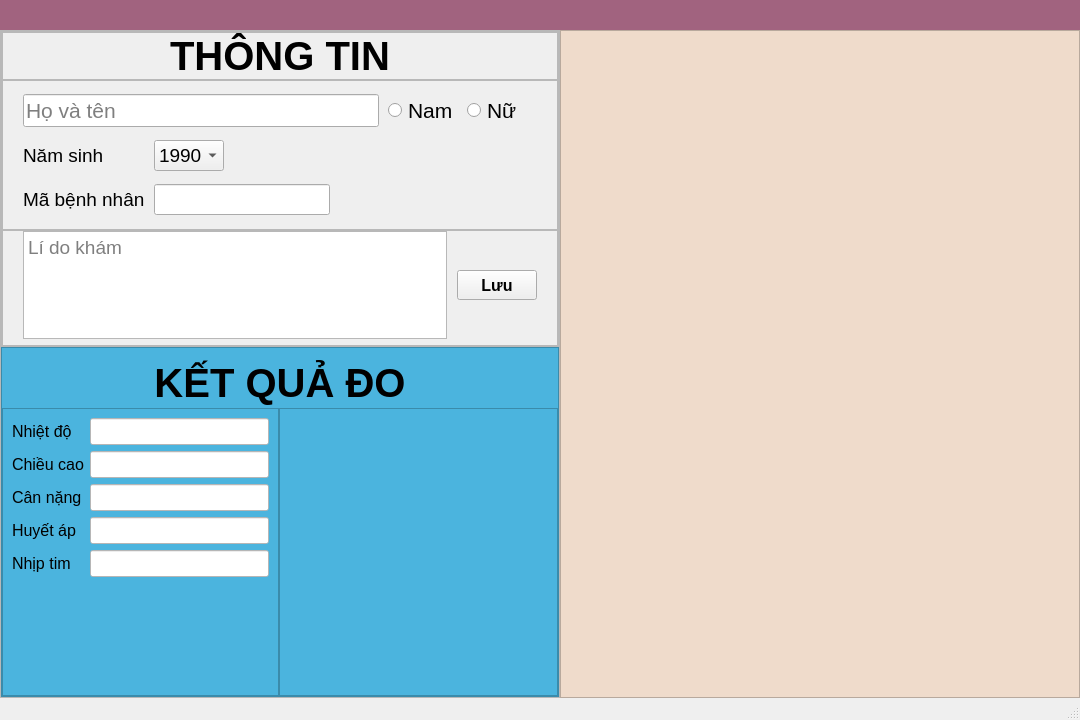
<?xml version="1.0" encoding="UTF-8"?>
<ui version="4.0">
 <class>MainWindow</class>
 <widget class="QMainWindow" name="MainWindow">
  <property name="geometry">
   <rect>
    <x>0</x>
    <y>0</y>
    <width>1080</width>
    <height>720</height>
   </rect>
  </property>
  <property name="windowTitle">
   <string>MainWindow</string>
  </property>
  <widget class="QWidget" name="centralwidget">
   <layout class="QVBoxLayout" name="verticalLayout">
    <property name="spacing">
     <number>0</number>
    </property>
    <property name="leftMargin">
     <number>0</number>
    </property>
    <property name="topMargin">
     <number>0</number>
    </property>
    <property name="rightMargin">
     <number>0</number>
    </property>
    <property name="bottomMargin">
     <number>0</number>
    </property>
    <item>
     <widget class="QFrame" name="frame">
      <property name="minimumSize">
       <size>
        <width>0</width>
        <height>30</height>
       </size>
      </property>
      <property name="maximumSize">
       <size>
        <width>16777215</width>
        <height>40</height>
       </size>
      </property>
      <property name="styleSheet">
       <string notr="true">background-color: rgb(161, 99, 127);</string>
      </property>
      <property name="frameShape">
       <enum>QFrame::NoFrame</enum>
      </property>
      <property name="frameShadow">
       <enum>QFrame::Raised</enum>
      </property>
     </widget>
    </item>
    <item>
     <widget class="QFrame" name="frame_2">
      <property name="frameShape">
       <enum>QFrame::NoFrame</enum>
      </property>
      <property name="frameShadow">
       <enum>QFrame::Raised</enum>
      </property>
      <layout class="QHBoxLayout" name="horizontalLayout">
       <property name="spacing">
        <number>0</number>
       </property>
       <property name="leftMargin">
        <number>0</number>
       </property>
       <property name="topMargin">
        <number>0</number>
       </property>
       <property name="rightMargin">
        <number>0</number>
       </property>
       <property name="bottomMargin">
        <number>0</number>
       </property>
       <item>
        <widget class="QFrame" name="info_present">
         <property name="frameShape">
          <enum>QFrame::StyledPanel</enum>
         </property>
         <property name="frameShadow">
          <enum>QFrame::Raised</enum>
         </property>
         <layout class="QVBoxLayout" name="verticalLayout_2">
          <property name="spacing">
           <number>0</number>
          </property>
          <property name="leftMargin">
           <number>0</number>
          </property>
          <property name="topMargin">
           <number>0</number>
          </property>
          <property name="rightMargin">
           <number>0</number>
          </property>
          <property name="bottomMargin">
           <number>0</number>
          </property>
          <item>
           <widget class="QFrame" name="thongtincanhan">
            <property name="maximumSize">
             <size>
              <width>16777215</width>
              <height>400</height>
             </size>
            </property>
            <property name="frameShape">
             <enum>QFrame::StyledPanel</enum>
            </property>
            <property name="frameShadow">
             <enum>QFrame::Raised</enum>
            </property>
            <layout class="QVBoxLayout" name="verticalLayout_3">
             <property name="spacing">
              <number>0</number>
             </property>
             <property name="leftMargin">
              <number>0</number>
             </property>
             <property name="topMargin">
              <number>0</number>
             </property>
             <property name="rightMargin">
              <number>0</number>
             </property>
             <property name="bottomMargin">
              <number>0</number>
             </property>
             <item>
              <widget class="QFrame" name="frame_4">
               <property name="maximumSize">
                <size>
                 <width>16777215</width>
                 <height>60</height>
                </size>
               </property>
               <property name="frameShape">
                <enum>QFrame::StyledPanel</enum>
               </property>
               <property name="frameShadow">
                <enum>QFrame::Raised</enum>
               </property>
               <layout class="QGridLayout" name="gridLayout_2">
                <property name="leftMargin">
                 <number>0</number>
                </property>
                <property name="topMargin">
                 <number>0</number>
                </property>
                <property name="rightMargin">
                 <number>0</number>
                </property>
                <property name="bottomMargin">
                 <number>0</number>
                </property>
                <property name="spacing">
                 <number>0</number>
                </property>
                <item row="0" column="0">
                 <widget class="QLabel" name="label">
                  <property name="font">
                   <font>
                    <pointsize>30</pointsize>
                    <weight>75</weight>
                    <bold>true</bold>
                   </font>
                  </property>
                  <property name="text">
                   <string>THÔNG TIN</string>
                  </property>
                  <property name="alignment">
                   <set>Qt::AlignCenter</set>
                  </property>
                 </widget>
                </item>
               </layout>
              </widget>
             </item>
             <item>
              <widget class="QFrame" name="frame_3">
               <property name="minimumSize">
                <size>
                 <width>0</width>
                 <height>150</height>
                </size>
               </property>
               <property name="maximumSize">
                <size>
                 <width>16777215</width>
                 <height>16777215</height>
                </size>
               </property>
               <property name="frameShape">
                <enum>QFrame::StyledPanel</enum>
               </property>
               <property name="frameShadow">
                <enum>QFrame::Raised</enum>
               </property>
               <layout class="QGridLayout" name="gridLayout">
                <property name="leftMargin">
                 <number>20</number>
                </property>
                <property name="topMargin">
                 <number>0</number>
                </property>
                <property name="rightMargin">
                 <number>20</number>
                </property>
                <property name="bottomMargin">
                 <number>0</number>
                </property>
                <property name="horizontalSpacing">
                 <number>9</number>
                </property>
                <property name="verticalSpacing">
                 <number>0</number>
                </property>
                <item row="1" column="3">
                 <widget class="QComboBox" name="comboBox">
                  <property name="maximumSize">
                   <size>
                    <width>70</width>
                    <height>16777215</height>
                   </size>
                  </property>
                  <property name="font">
                   <font>
                    <pointsize>14</pointsize>
                   </font>
                  </property>
                  <item>
                   <property name="text">
                    <string>1990</string>
                   </property>
                  </item>
                  <item>
                   <property name="text">
                    <string>1991</string>
                   </property>
                  </item>
                  <item>
                   <property name="text">
                    <string>1992</string>
                   </property>
                  </item>
                  <item>
                   <property name="text">
                    <string>1993</string>
                   </property>
                  </item>
                  <item>
                   <property name="text">
                    <string>1994</string>
                   </property>
                  </item>
                  <item>
                   <property name="text">
                    <string>1995</string>
                   </property>
                  </item>
                  <item>
                   <property name="text">
                    <string>1996</string>
                   </property>
                  </item>
                  <item>
                   <property name="text">
                    <string>1997</string>
                   </property>
                  </item>
                  <item>
                   <property name="text">
                    <string>1998</string>
                   </property>
                  </item>
                  <item>
                   <property name="text">
                    <string>1999</string>
                   </property>
                  </item>
                  <item>
                   <property name="text">
                    <string>2000</string>
                   </property>
                  </item>
                 </widget>
                </item>
                <item row="2" column="3">
                 <widget class="QLineEdit" name="lineEdit_2">
                  <property name="font">
                   <font>
                    <pointsize>14</pointsize>
                   </font>
                  </property>
                 </widget>
                </item>
                <item row="1" column="4">
                 <spacer name="horizontalSpacer_2">
                  <property name="orientation">
                   <enum>Qt::Horizontal</enum>
                  </property>
                  <property name="sizeHint" stdset="0">
                   <size>
                    <width>40</width>
                    <height>20</height>
                   </size>
                  </property>
                 </spacer>
                </item>
                <item row="0" column="0" colspan="5">
                 <widget class="QLineEdit" name="lineEdit">
                  <property name="font">
                   <font>
                    <pointsize>16</pointsize>
                   </font>
                  </property>
                  <property name="placeholderText">
                   <string>Họ và tên</string>
                  </property>
                 </widget>
                </item>
                <item row="0" column="6">
                 <widget class="QRadioButton" name="radioButton_2">
                  <property name="minimumSize">
                   <size>
                    <width>70</width>
                    <height>0</height>
                   </size>
                  </property>
                  <property name="font">
                   <font>
                    <pointsize>16</pointsize>
                   </font>
                  </property>
                  <property name="text">
                   <string>Nữ</string>
                  </property>
                 </widget>
                </item>
                <item row="0" column="5">
                 <widget class="QRadioButton" name="radioButton">
                  <property name="minimumSize">
                   <size>
                    <width>70</width>
                    <height>0</height>
                   </size>
                  </property>
                  <property name="font">
                   <font>
                    <pointsize>16</pointsize>
                   </font>
                  </property>
                  <property name="text">
                   <string>Nam</string>
                  </property>
                 </widget>
                </item>
                <item row="2" column="0" colspan="3">
                 <widget class="QLabel" name="label_3">
                  <property name="font">
                   <font>
                    <pointsize>14</pointsize>
                   </font>
                  </property>
                  <property name="text">
                   <string>Mã bệnh nhân</string>
                  </property>
                 </widget>
                </item>
                <item row="1" column="0">
                 <widget class="QLabel" name="label_2">
                  <property name="font">
                   <font>
                    <pointsize>14</pointsize>
                   </font>
                  </property>
                  <property name="text">
                   <string>Năm sinh</string>
                  </property>
                 </widget>
                </item>
               </layout>
              </widget>
             </item>
             <item>
              <widget class="QFrame" name="frame_5">
               <property name="maximumSize">
                <size>
                 <width>16777215</width>
                 <height>150</height>
                </size>
               </property>
               <property name="frameShape">
                <enum>QFrame::StyledPanel</enum>
               </property>
               <property name="frameShadow">
                <enum>QFrame::Raised</enum>
               </property>
               <layout class="QHBoxLayout" name="horizontalLayout_3">
                <property name="spacing">
                 <number>10</number>
                </property>
                <property name="leftMargin">
                 <number>20</number>
                </property>
                <property name="topMargin">
                 <number>0</number>
                </property>
                <property name="rightMargin">
                 <number>20</number>
                </property>
                <property name="bottomMargin">
                 <number>6</number>
                </property>
                <item>
                 <widget class="QTextEdit" name="textEdit">
                  <property name="maximumSize">
                   <size>
                    <width>16777215</width>
                    <height>16777215</height>
                   </size>
                  </property>
                  <property name="font">
                   <font>
                    <pointsize>14</pointsize>
                   </font>
                  </property>
                  <property name="placeholderText">
                   <string>Lí do khám</string>
                  </property>
                 </widget>
                </item>
                <item>
                 <widget class="QPushButton" name="pushButton">
                  <property name="minimumSize">
                   <size>
                    <width>80</width>
                    <height>30</height>
                   </size>
                  </property>
                  <property name="font">
                   <font>
                    <pointsize>12</pointsize>
                    <weight>75</weight>
                    <bold>true</bold>
                   </font>
                  </property>
                  <property name="text">
                   <string>Lưu</string>
                  </property>
                 </widget>
                </item>
               </layout>
              </widget>
             </item>
            </layout>
           </widget>
          </item>
          <item>
           <widget class="QFrame" name="ketquado">
            <property name="minimumSize">
             <size>
              <width>0</width>
              <height>350</height>
             </size>
            </property>
            <property name="styleSheet">
             <string notr="true">background-color: rgb(75, 180, 222);</string>
            </property>
            <property name="frameShape">
             <enum>QFrame::StyledPanel</enum>
            </property>
            <property name="frameShadow">
             <enum>QFrame::Raised</enum>
            </property>
            <layout class="QGridLayout" name="gridLayout_3">
             <property name="leftMargin">
              <number>0</number>
             </property>
             <property name="topMargin">
              <number>10</number>
             </property>
             <property name="rightMargin">
              <number>0</number>
             </property>
             <property name="bottomMargin">
              <number>0</number>
             </property>
             <property name="spacing">
              <number>0</number>
             </property>
             <item row="1" column="1">
              <widget class="QFrame" name="frame_7">
               <property name="frameShape">
                <enum>QFrame::StyledPanel</enum>
               </property>
               <property name="frameShadow">
                <enum>QFrame::Raised</enum>
               </property>
               <layout class="QVBoxLayout" name="verticalLayout_5">
                <item>
                 <spacer name="horizontalSpacer_3">
                  <property name="orientation">
                   <enum>Qt::Horizontal</enum>
                  </property>
                  <property name="sizeHint" stdset="0">
                   <size>
                    <width>259</width>
                    <height>20</height>
                   </size>
                  </property>
                 </spacer>
                </item>
               </layout>
              </widget>
             </item>
             <item row="0" column="0" colspan="2">
              <widget class="QLabel" name="label_4">
               <property name="maximumSize">
                <size>
                 <width>16777215</width>
                 <height>50</height>
                </size>
               </property>
               <property name="font">
                <font>
                 <pointsize>30</pointsize>
                 <weight>75</weight>
                 <bold>true</bold>
                </font>
               </property>
               <property name="text">
                <string>KẾT QUẢ ĐO</string>
               </property>
               <property name="alignment">
                <set>Qt::AlignCenter</set>
               </property>
              </widget>
             </item>
             <item row="1" column="0">
              <widget class="QFrame" name="frame_6">
               <property name="frameShape">
                <enum>QFrame::StyledPanel</enum>
               </property>
               <property name="frameShadow">
                <enum>QFrame::Raised</enum>
               </property>
               <layout class="QFormLayout" name="formLayout">
                <item row="0" column="0">
                 <widget class="QLabel" name="label_5">
                  <property name="font">
                   <font>
                    <pointsize>12</pointsize>
                   </font>
                  </property>
                  <property name="text">
                   <string>Nhiệt độ</string>
                  </property>
                 </widget>
                </item>
                <item row="0" column="1">
                 <widget class="QLineEdit" name="lineEdit_3">
                  <property name="font">
                   <font>
                    <pointsize>12</pointsize>
                   </font>
                  </property>
                  <property name="styleSheet">
                   <string notr="true">background-color: rgb(255, 255, 255);</string>
                  </property>
                 </widget>
                </item>
                <item row="1" column="0">
                 <widget class="QLabel" name="label_6">
                  <property name="font">
                   <font>
                    <pointsize>12</pointsize>
                   </font>
                  </property>
                  <property name="text">
                   <string>Chiều cao</string>
                  </property>
                 </widget>
                </item>
                <item row="1" column="1">
                 <widget class="QLineEdit" name="lineEdit_4">
                  <property name="font">
                   <font>
                    <pointsize>12</pointsize>
                   </font>
                  </property>
                  <property name="styleSheet">
                   <string notr="true">background-color: rgb(255, 255, 255);</string>
                  </property>
                 </widget>
                </item>
                <item row="2" column="0">
                 <widget class="QLabel" name="label_7">
                  <property name="font">
                   <font>
                    <pointsize>12</pointsize>
                   </font>
                  </property>
                  <property name="text">
                   <string>Cân nặng</string>
                  </property>
                 </widget>
                </item>
                <item row="2" column="1">
                 <widget class="QLineEdit" name="lineEdit_5">
                  <property name="font">
                   <font>
                    <pointsize>12</pointsize>
                   </font>
                  </property>
                  <property name="styleSheet">
                   <string notr="true">background-color: rgb(255, 255, 255);</string>
                  </property>
                 </widget>
                </item>
                <item row="3" column="0">
                 <widget class="QLabel" name="label_8">
                  <property name="font">
                   <font>
                    <pointsize>12</pointsize>
                   </font>
                  </property>
                  <property name="text">
                   <string>Huyết áp</string>
                  </property>
                 </widget>
                </item>
                <item row="4" column="0">
                 <widget class="QLabel" name="label_9">
                  <property name="font">
                   <font>
                    <pointsize>12</pointsize>
                   </font>
                  </property>
                  <property name="text">
                   <string>Nhịp tim</string>
                  </property>
                 </widget>
                </item>
                <item row="3" column="1">
                 <widget class="QLineEdit" name="lineEdit_6">
                  <property name="font">
                   <font>
                    <pointsize>12</pointsize>
                   </font>
                  </property>
                  <property name="styleSheet">
                   <string notr="true">background-color: rgb(255, 255, 255);
</string>
                  </property>
                 </widget>
                </item>
                <item row="4" column="1">
                 <widget class="QLineEdit" name="lineEdit_7">
                  <property name="font">
                   <font>
                    <pointsize>12</pointsize>
                   </font>
                  </property>
                  <property name="styleSheet">
                   <string notr="true">background-color: rgb(255, 255, 255);</string>
                  </property>
                 </widget>
                </item>
               </layout>
              </widget>
             </item>
            </layout>
           </widget>
          </item>
         </layout>
        </widget>
       </item>
       <item>
        <widget class="QFrame" name="history">
         <property name="styleSheet">
          <string notr="true">background-color: rgb(239, 219, 203);</string>
         </property>
         <property name="frameShape">
          <enum>QFrame::StyledPanel</enum>
         </property>
         <property name="frameShadow">
          <enum>QFrame::Raised</enum>
         </property>
         <layout class="QVBoxLayout" name="verticalLayout_4">
          <item>
           <spacer name="horizontalSpacer">
            <property name="orientation">
             <enum>Qt::Horizontal</enum>
            </property>
            <property name="sizeHint" stdset="0">
             <size>
              <width>488</width>
              <height>20</height>
             </size>
            </property>
           </spacer>
          </item>
         </layout>
        </widget>
       </item>
      </layout>
     </widget>
    </item>
   </layout>
  </widget>
  <widget class="QStatusBar" name="statusbar"/>
 </widget>
 <resources/>
 <connections/>
</ui>
